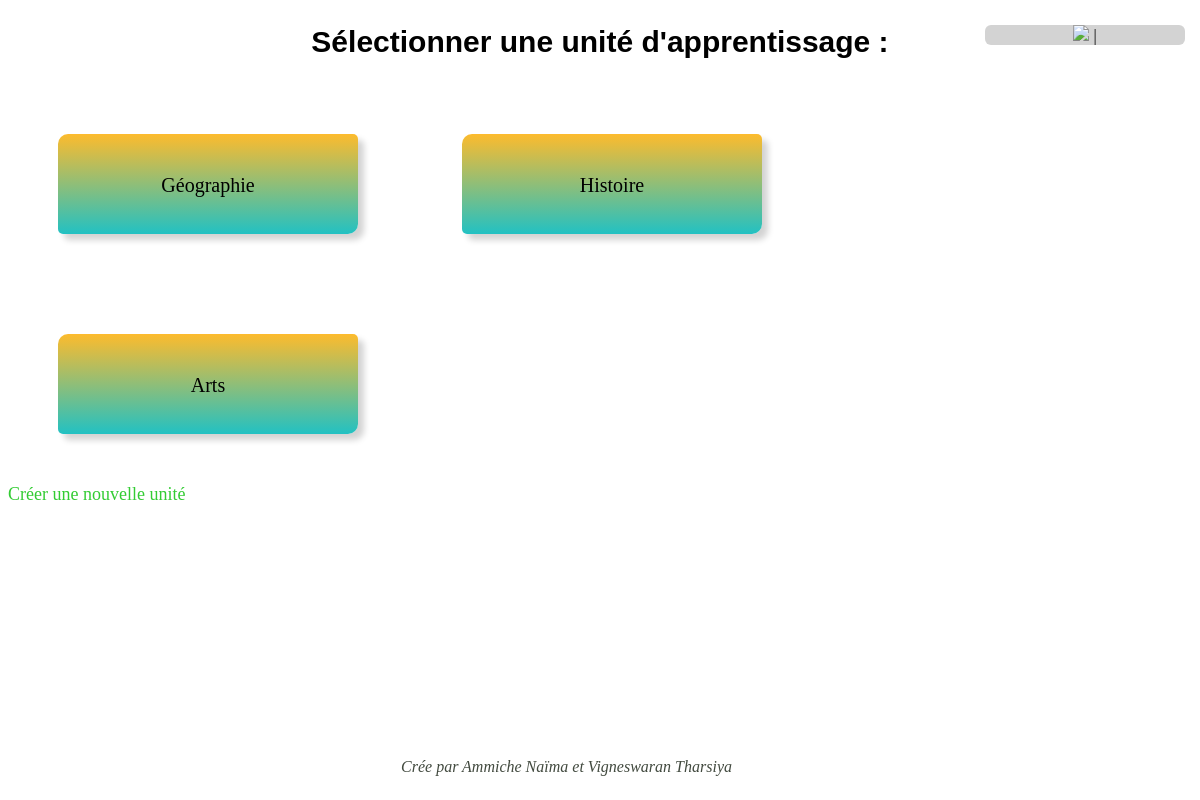
Page /src/php/pageUnite.php on the committed database.
### tables this page shows
CREATE TABLE `unites` (
  `idUnite` int(11) NOT NULL,
  `nom` text NOT NULL
);

### src/php/pageUnite.php (the view, shortened to what this page needs)
<?php
	include 'accueil.php';
	$requnite = $bdd->query(('SELECT nom FROM unites'));
?>
<!DOCTYPE html>
<html>
<head>
	<link rel="stylesheet" type="text/css" href="../css/pageUnite.css" />
</head>
<body>
	<h2>Sélectionner une unité d'apprentissage :</h2>
	<?php
		while($affiche = $requnite->fetch()){
			$reqidu = $bdd->prepare("SELECT * FROM unites WHERE nom = ?");
			$reqidu->execute(array($affiche['nom']));
			$val = $reqidu->fetch();
			?>
			<div id="unit">
				<a style="text-decoration:none" href="pageTas.php?id=<?php echo $_SESSION['id'];?>&idUnite=<?php echo $val['idUnite']; ?>"> <?php echo $affiche['nom']?></a>
			</div>
		<?php
		}
	?>
	<div id="newunit">
		<a style="text-decoration:none" href="newUnite.php?id=<?php echo $_SESSION['id']; ?>">Créer une nouvelle unité </a>
	</div>
</body>
</html>

### src/css/pageUnite.css (style rules this page uses)
body { background-color: white; }
h2 { color: black; text-align: center; font-size: 30px; font-family: "Comic Sans MS", cursive, sans-serif; }
#unit { display: inline-block; text-decoration-color: black; font-size: 20px; text-align: center; background: rgb(34,193,195); background: linear-gradient(0deg, rgba(34,193,195,1) 0%, rgba(253,187,45,1) 100%); box-shadow: 6px 6px 6px lightgrey; border-radius: 10px 5px 10px 5px; padding: 40px; width: 300px; height: 100px; box-sizing: border-box; border: 1px; margin: 50px; }
#unit a:link { color: black; }
#newunit a:link, a:visited { font-size: 18px; color: #33cc33; text-align: center; margin-left: auto; margin-right: auto; }

### rows in the picture
unites: nom "Géographie"
unites: nom "Histoire"
unites: nom "Arts"
